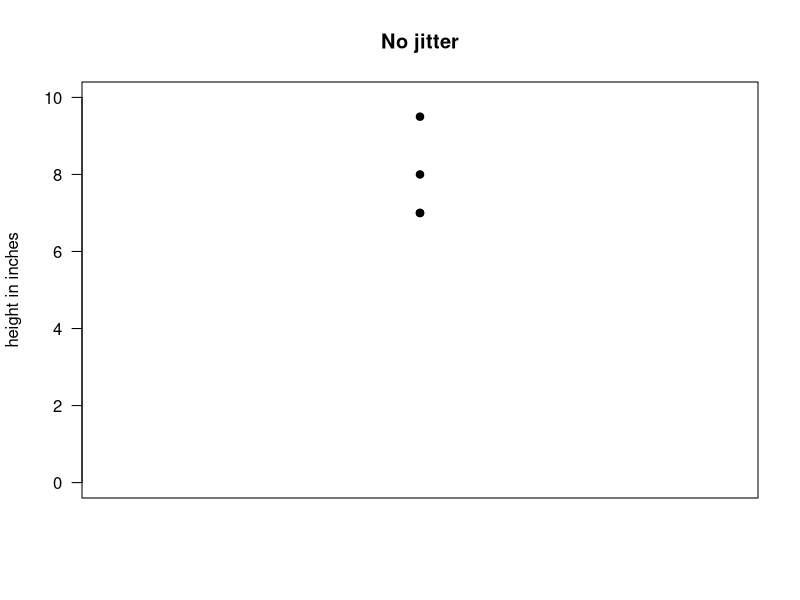
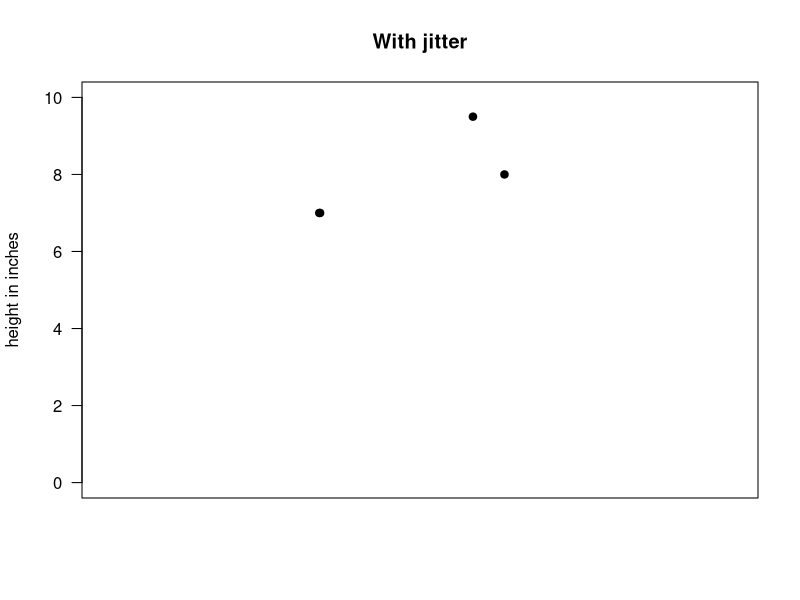
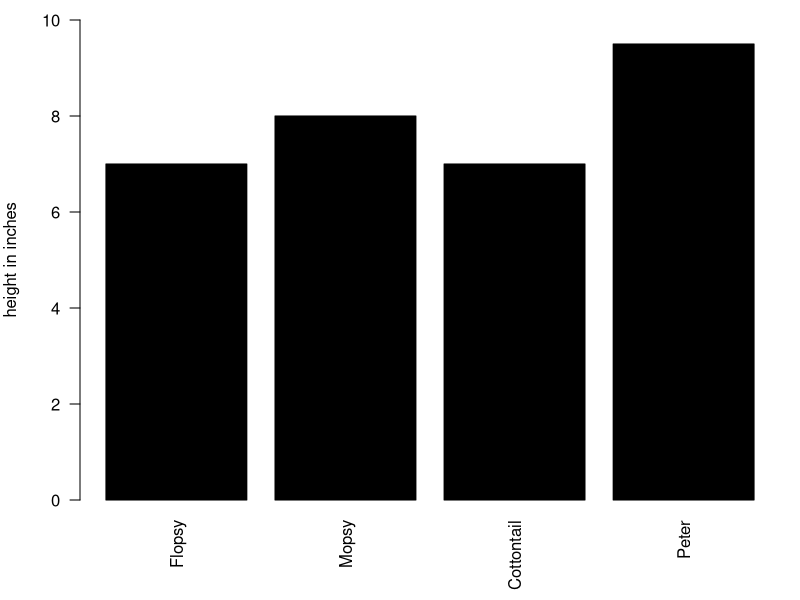
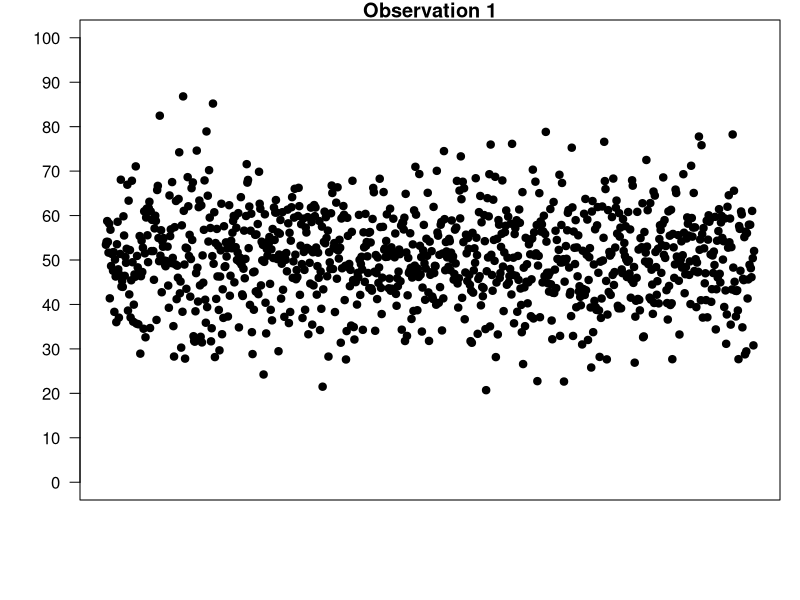
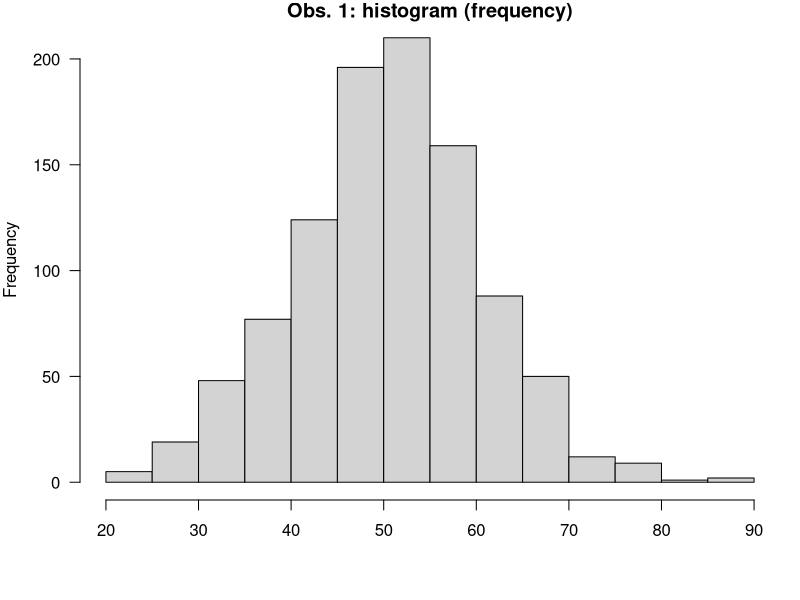
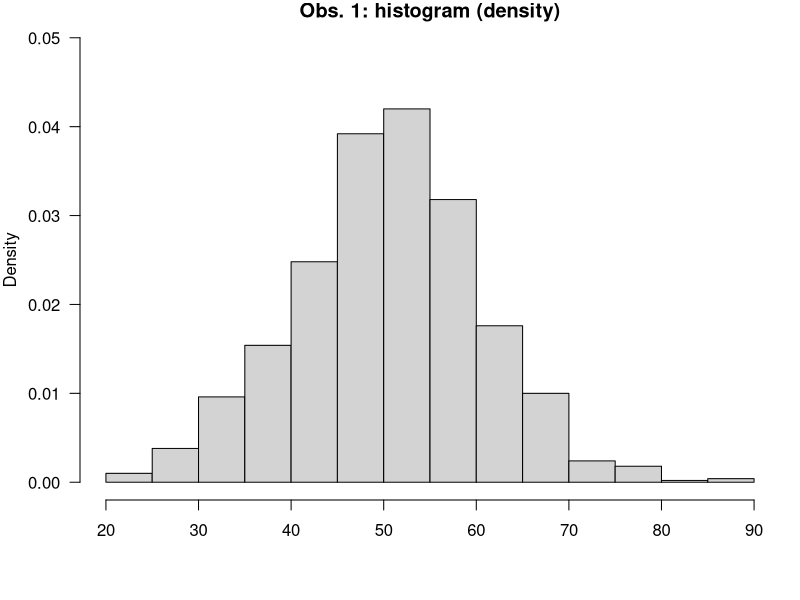
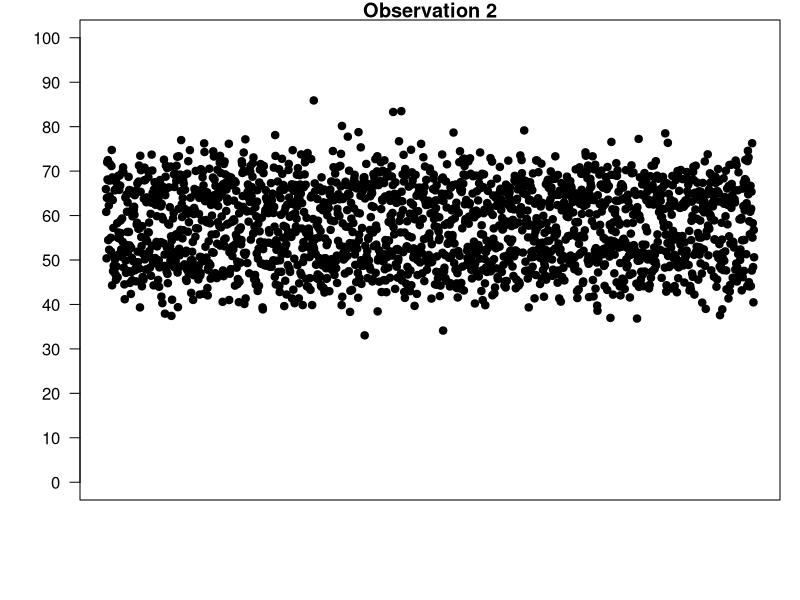
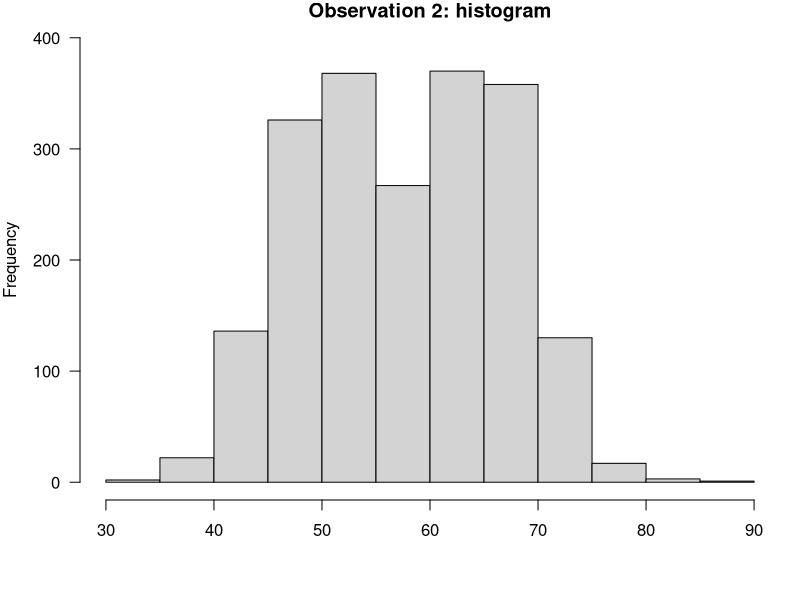

R code for these plots, in order:
## ---- chunk 1
knitr::opts_chunk$set(comment = NA)
knitr::opts_chunk$set( prompt=TRUE ) 

knitr::knit_hooks$set(small.mar = function(before, options, envir) {
    if (before) par(mar = c(2, 2, 1, 1))  # smaller margin on top and right
})
knitr::knit_hooks$set(left.mar = function(before, options, envir) {
    if (before) par(mar = c(2, 4, 1, 1))  # smaller margin on top and right
})
knitr::knit_hooks$set(med.mar = function(before, options, envir) {
    if (before) par(mar = c(4, 4, 1, 1))  # smaller margin on top and right
})
knitr::knit_hooks$set(bottom.mar = function(before, options, envir) {
    if (before) par(mar = c(3, 2, 1, 1))  # smaller margin on top and right
})
## ---- chunk 2
height = c(7,8,7,9.5)
weight = c(4,3.2, 3.7, 5.4)
myTable=data.frame(height, weight)
rownames(myTable)=c('Flopsy','Mopsy','Cottontail','Peter')

my_observations = rnorm(1000, mean=50, sd=10)
my_bivariate = c( rnorm(1000, mean=50, sd=5), rnorm(1000, mean=65, sd=5) )
pap_no = c( 9,17,9,0,15,12,7,0,0,0,13,10,0,0,0,8,1,7,4,
  7,2,12,1,4,0,35,6,9,0,0,12,16,16,0,6,3,0,4,
  0,0,0,0,3,2,1,7,5,23,2,3,3,5,0,3,5,17,1,
  1,4,21,0,0,2,14,5,2,0,3,6,2,1)

MCV = c( 59.5,49.0,48.7,50.1,49.9,54.5,57.0,63.2,47.5,65.1,63.5,61.3,77.3,50.2,50.9,66.4,62.1,49.7,58.2,60.0,54.8,45.3,48.8,61.2,47.8,53.4,60.1,61.4,
57.9,61.2,62.1,64.6,61.3,45.8,65.9,47.6,59.4,63.5,52.2,51.8,75.9,51.3,60.6,55.7,69.3,50.5,57.7,54.6,67.7,60.5,54.4,58.6,73.6,60.0,53.2,49.6,
56.4,62.0,48.9,52.9,50.1,56.3,56.6,64.3,59.3,57.3,57.2,48.1,46.6,45.2,48.7,60.6,48.0,47.5,52.7,49.7,56.4,51.2,46.1,43.8,51.7,47.4,59.0,54.1,
47.9,43.6,47.6,53.7,45.2,48.7,49.7,46.6,51.2,46.1,50.6,54.2,47.4,52.7,51.7,50.6,49.5,55.1,51.9,59.6,46.3,51.0,48.3,50.2,56.5,56.3,46.5,45.8,
55.3,47.0,49.8,47.6,56.9,55.4,52.9,58.1,58.2,56.0,57.0,48.6,55.4,58.3,57.2,58.6,55.0,65.5,60.7,45.5,44.1,47.2,50.4,46.7,55.1,52.5,53.1,55.2,
52.3,50.5,48.9,45.2,53.3,48.4,55.0,55.4,49.2,43.6,52.2,51.6,49.0,51.0,60.4,45.7,55.0,50.5,46.8,46.4,46.5,54.4,46.1,48.4,56.1,55.2,56.8,58.1,
47.7,55.0,58.6,55.2,47.2,46.5,58.2,56.7,58.9,57.3,54.2,54.6,54.9,55.7,54.7,56.1,55.3,51.1,48.3,46.2,51.6,54.7,49.9,54.0,55.8,49.6,46.2,58.4,
52.4,44.7,47.8,59.2,57.3,49.6,45.9,44.3,57.0,44.4,47.8,49.4,50.7,56.0,47.6,52.8,46.0,47.6,51.4,55.4,45.5,46.2,47.1,51.3,52.4,49.4,48.0,46.2)

## ---- chunk 3
eye_color = c("brown", "blue", "blue", "green","blue","grey")
eye_color
f_eye_color = factor(eye_color)
f_eye_color
## ---- chunk 4
plot( c(1,1,1,1), myTable$height, ylim=c(0,10), xlim=c(0.8, 1.2),
      ylab="height in inches", xlab="", axes=FALSE, main="No jitter", pch=19 )
box()
axis(2, seq(from=0, to=10, by=2), las=1)


x_locations = jitter( c(1,1,1,1), factor=5 )
plot( x_locations, myTable$height, ylim=c(0,10), xlim=c(0.8, 1.2),
      ylab="height in inches", xlab="", axes=FALSE, main="With jitter", pch=19 )
box()
axis(2, seq(from=0, to=10, by=2), las=1)
## ---- chunk 5
par(mar=c(5,4,1,1))
barplot( myTable$height, names.arg=rownames(myTable), las=2,
         ylab="height in inches", xlab="", ylim=c(0,10), col="black"  )
## ---- chunk 6
plot(my_observations,  pch=19, ylab="", xlab="",
     ylim=c(0,100), axes=FALSE, main="Observation 1")
box()
axis(2, seq(from=0, to=100, by=10), las=1)
## ---- chunk 7
h=hist(my_observations, las=1, xlab="", 
        col="lightgray", main="Obs. 1: histogram (frequency)")
## ---- chunk 8
freq_break_begin=h$breaks[which(h$counts==max(h$counts))][1]
freq_break_end=h$breaks[which(h$counts==max(h$counts))[1]+1]
## ---- chunk 9
h=hist(my_observations, las=1, xlab="", freq=FALSE, ylim=c(0,0.05),
       col="lightgray", main="Obs. 1: histogram (density)")
## ---- chunk 10
plot(sample(my_bivariate),  pch=19, ylab="", xlab="",
     ylim=c(0,100), axes=FALSE, main="Observation 2")
box()
axis(2, seq(from=0, to=100, by=10), las=1)
## ---- chunk 11
h=hist(my_bivariate, las=1, xlab="", main="Observation 2: histogram", ylim=c(0,400), col="lightgray" )
## ---- chunk 12
hist(MCV, breaks=5, main="MCV, wider bins", col="lightgray", xlim=c(40,80), ylim=c(0,80), las=1 )
hist(MCV, breaks=20, main="MCV, narrower bins", col="lightgray", xlim=c(40,80), ylim=c(0,40), las=1 )
